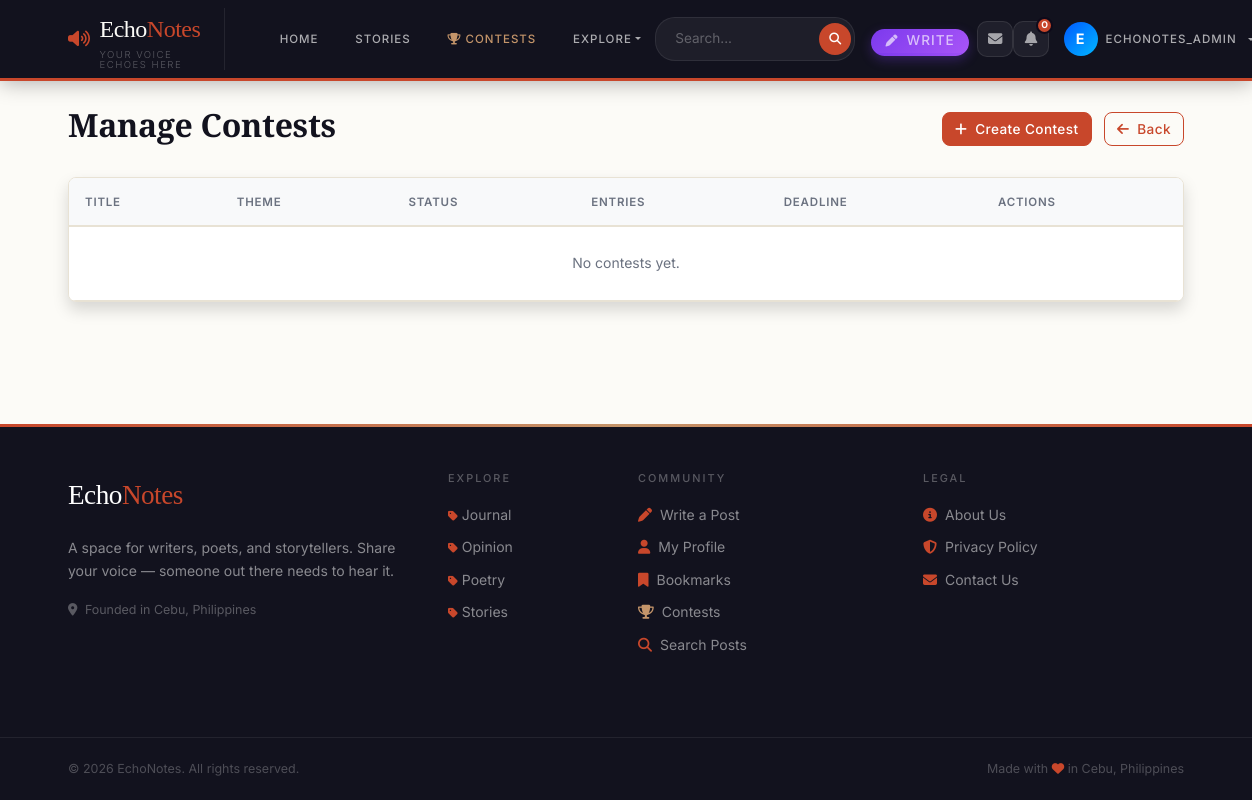
/manage/contests/ (signed in), run on an earlier commit of the app's database.
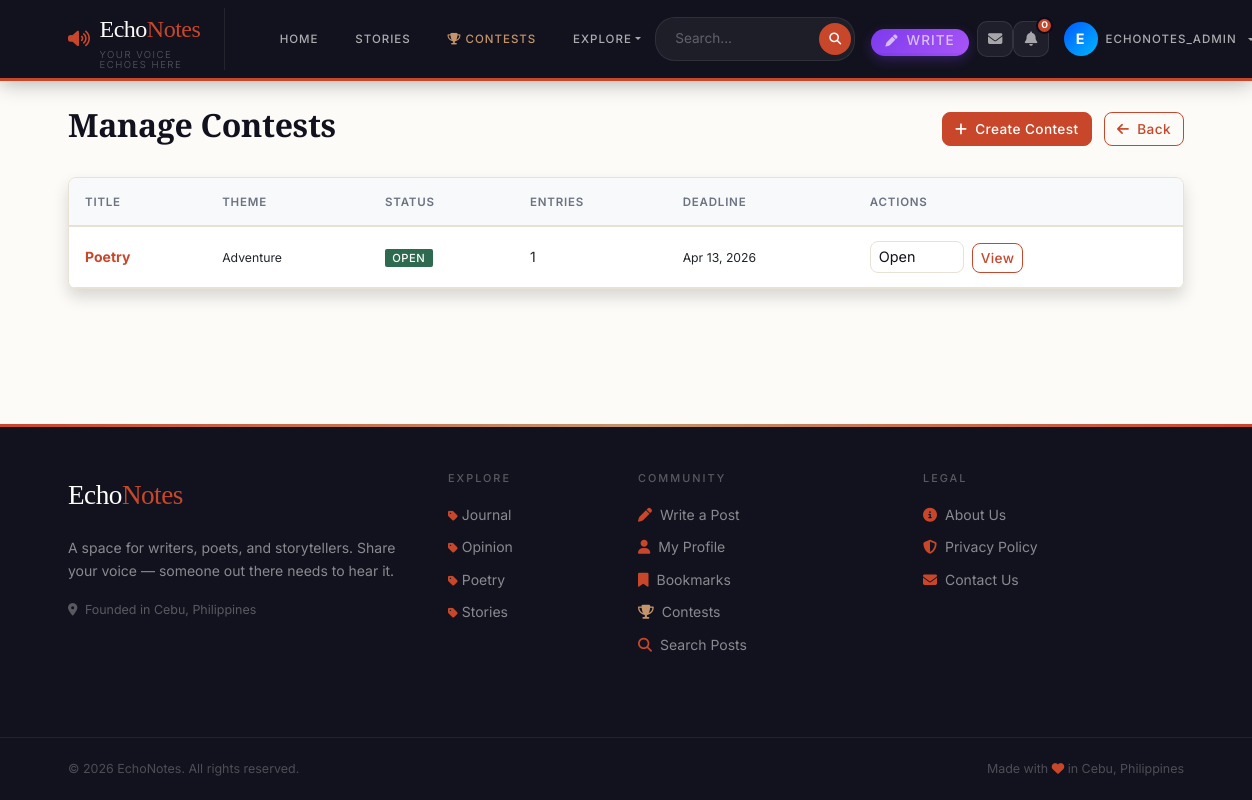
And on a later commit of the database.
### blog/models.py (models this page shows, shortened)
class Category(models.Model):
    name = models.CharField(max_length=100, unique=True)
    slug = models.SlugField(max_length=100, unique=True)
    description = models.TextField(blank=True)
    icon = models.CharField(max_length=50, default='fas fa-circle', help_text="FontAwesome class (e.g., 'fas fa-feather')")
    color = models.CharField(max_length=20, default='#7c3aed', help_text="Brand color hex code")
    subscribers = models.ManyToManyField(User, related_name='subscribed_circles', blank=True)
    created_date = models.DateTimeField(default=timezone.now)
    class Meta:
        verbose_name_plural = 'Categories'
        ordering = ['name']

class Contest(models.Model):
    STATUS_OPEN = 'open'
    STATUS_VOTING = 'voting'
    STATUS_CLOSED = 'closed'
    STATUS_CHOICES = [
        (STATUS_OPEN, 'Open for Submissions'),
        (STATUS_VOTING, 'Voting Phase'),
        (STATUS_CLOSED, 'Closed'),
    ]
    title = models.CharField(max_length=200)
    description = models.TextField()
    theme = models.CharField(max_length=200)
    created_by = models.ForeignKey(User, on_delete=models.CASCADE, related_name='contests_created')
    status = models.CharField(max_length=10, choices=STATUS_CHOICES, default=STATUS_OPEN)
    start_date = models.DateTimeField(default=timezone.now)
    submission_deadline = models.DateTimeField()
    voting_deadline = models.DateTimeField()
    winner = models.ForeignKey('ContestEntry', on_delete=models.SET_NULL, null=True, blank=True, related_name='won_contest')
    created_date = models.DateTimeField(default=timezone.now)
    class Meta:
        ordering = ['-created_date']
    def total_entries(self):
        return self.entries.count()

### blog/views.py (the view)
# urls.py: path('manage/contests/', views.manage_contests, name='manage-contests'),
@admin_required
def manage_contests(request):
    contests = Contest.objects.all().order_by('-created_date')
    return render(request, 'manage_contests.html', {'contests': contests})

### blog/context_processors.py (called while the page is built)
def categories(request):
    from .models import Category
    return {'categories': Category.objects.all()}

### blog/views.py (called while the page is built)
def admin_required(view_func):
    from functools import wraps
    @wraps(view_func)
    def wrapper(request, *args, **kwargs):
        if not request.user.is_authenticated or not request.user.is_staff:
            messages.error(request, 'Admin access required.')
            return redirect('landing')
        return view_func(request, *args, **kwargs)
    return wrapper

### blog/templates/manage_contests.html (shortened to what this page needs)
{% extends 'base.html' %}
{% block content %}
<div class="container py-4">
    <div class="d-flex justify-content-between align-items-center mb-4">
        <h2>Manage Contests</h2>
        <div>
            <a href="{% url 'create-contest' %}" class="btn btn-primary me-2">
                <i class="fas fa-plus me-2"></i>Create Contest
            </a>
            <a href="{% url 'admin-dashboard' %}" class="btn btn-outline-primary">
                <i class="fas fa-arrow-left me-2"></i>Back
            </a>
        </div>
    </div>
    <div class="card shadow">
        <div class="card-body p-0">
            <div class="table-responsive">
                <table class="table table-hover mb-0">
                    <thead class="table-light">
                        <tr>
                            <th>Title</th>
                            <th>Theme</th>
                            <th>Status</th>
                            <th>Entries</th>
                            <th>Deadline</th>
                            <th>Actions</th>
                        </tr>
                    </thead>
                    <tbody>
                        {% for contest in contests %}
                        <tr>
                            <td>
                                <a href="{% url 'contest-detail' contest.pk %}" class="text-decoration-none fw-bold">
                                    {{ contest.title|truncatechars:30 }}
                                </a>
                            </td>
                            <td><small>{{ contest.theme }}</small></td>
                            <td>
                                {% if contest.status == 'open' %}
                                    <span class="badge bg-success">Open</span>
                                {% elif contest.status == 'voting' %}
                                    <span class="badge bg-warning text-dark">Voting</span>
                                {% else %}
                                    <span class="badge bg-secondary">Closed</span>
                                {% endif %}
                            </td>
                            <td>{{ contest.total_entries }}</td>
                            <td><small>{{ contest.submission_deadline|date:"M d, Y" }}</small></td>
                            <td>
                                <form method="POST" action="{% url 'contest-status' contest.pk %}" class="d-inline">
                                    <select name="status" class="form-select form-select-sm d-inline-block w-auto me-1"
                                            onchange="this.form.submit()">
                                        <option value="open" {% if contest.status == 'open' %}selected{% endif %}>Open</option>
                                    </select>
                                </form>
                                <a href="{% url 'contest-detail' contest.pk %}" class="btn btn-sm btn-outline-primary">
                                    View
                                </a>
                            </td>
                        </tr>
                        {% empty %}
                        <tr>
                            <td colspan="6" class="text-center text-muted py-4">No contests yet.</td>
                        </tr>
                        {% endfor %}
                    </tbody>
                </table>
            </div>
        </div>
    </div>
</div>
{% endblock %}

### blog/templates/base.html (shortened to what the changed rows need)
{% load static %}
<!DOCTYPE html>
<html lang="en">
<head>
  <link href="https://cdn.jsdelivr.net/npm/bootstrap@5.3.0/dist/css/bootstrap.min.css" rel="stylesheet">
  <link rel="stylesheet" href="https://cdnjs.cloudflare.com/ajax/libs/font-awesome/6.4.0/css/all.min.css">
  <link rel="stylesheet" href="{% static 'css/style.css' %}?v=1.0.1">
<body>
  <main>
    {% block content %}{% endblock %}
  </main>
  <footer class="echo-footer mt-5">
    <div class="container py-5">
      <div class="row">
        <div class="col-lg-2 col-md-4 mb-4">
          <ul class="list-unstyled mb-0">
            {% for category in categories %}
            <li style="margin-bottom:0.5rem;">
              <a href="{% url 'category-posts' category.slug %}">
                <i class="fas fa-tag me-1" style="font-size:0.7rem;color:var(--accent)"></i>{{ category.name }}
              </a>
            </li>
            {% empty %}
            <li><a href="{% url 'landing' %}">All Posts</a></li>
            {% endfor %}
          </ul>
        </div>
      </div>
    </div>
  </footer>
</body>
</html>

What changed in the data, as far as the page shows it:
added Contest: title "Poetry", theme "Adventure", shows "OPEN", total_entries "1", submission_deadline "Apr 13, 2026", status "Open"
Also different on the page:
text no longer shown: "No contests yet."
